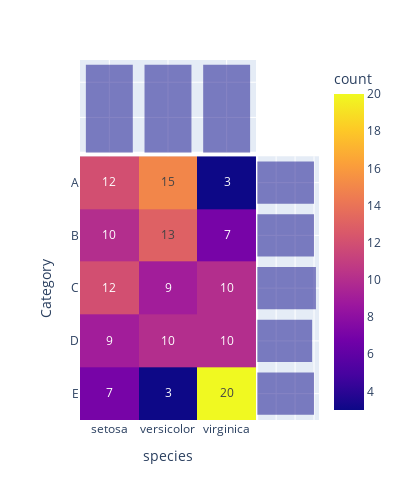

Notebook code for this chart:
### Code cell
# 使用 plotly.express.density_heatmap() 跳过计算直接绘制类似图像， 默认绘制频数
# 绘制二维直方热图 + 边缘直方图，计数
fig = px.density_heatmap(df, x = 'species', y = 'Category',
                         category_orders={"Category": ["A", "B", "C", "D", "E"]},
                         marginal_x="histogram", marginal_y="histogram",
                         text_auto = True, width = 400, height = 500)
fig.show()
# 绘制二维直方热图 + 边缘直方图，概率
fig = px.density_heatmap(df, x = 'species', y = 'Category',
                         category_orders={"Category": ["A", "B", "C", "D", "E"]},
                         marginal_x="histogram", marginal_y="histogram", histnorm = 'probability', # 参数 histnorm='probability'指定直方图的标准化方法
                         text_auto='.3f', width = 400, height = 500)
fig.show()

### Figure 1 — Plotly figure (JSON) as saved in the notebook; plotly's stock layout.template omitted (floating-point values rounded to 4 significant figures; data arrays with more than 128 entries replaced by an {"elided": "..."} marker saying what was removed)
{"data": [{"coloraxis": "coloraxis", "hovertemplate": "species=%{x}<br>Category=%{y}<br>count=%{z}<extra></extra>", "name": "", "texttemplate": "%{z}", "x": {"elided": "150 str values"}, "xaxis": "x", "xbingroup": "x", "y": {"elided": "150 str values"}, "yaxis": "y", "ybingroup": "y", "type": "histogram2d"}, {"alignmentgroup": "True", "bingroup": "x", "hovertemplate": "species=%{x}<br>count=%{y}<extra></extra>", "legendgroup": "", "marker": {"color": "#0d0887"}, "name": "", "offsetgroup": "", "opacity": 0.5, "showlegend": false, "x": {"elided": "150 str values"}, "xaxis": "x3", "yaxis": "y3", "type": "histogram"}, {"alignmentgroup": "True", "bingroup": "y", "hovertemplate": "Category=%{y}<br>count=%{x}<extra></extra>", "legendgroup": "", "marker": {"color": "#0d0887"}, "name": "", "offsetgroup": "", "opacity": 0.5, "showlegend": false, "xaxis": "x2", "y": {"elided": "150 str values"}, "yaxis": "y2", "type": "histogram"}], "layout": {"xaxis": {"anchor": "y", "domain": [0.0, 0.7363], "title": {"text": "species"}}, "yaxis": {"anchor": "x", "domain": [0.0, 0.7326], "categoryorder": "array", "categoryarray": ["E", "D", "C", "B", "A"], "title": {"text": "Category"}}, "xaxis2": {"anchor": "y2", "domain": [0.7413, 1.0], "matches": "x2", "showticklabels": false, "showline": false, "ticks": "", "showgrid": true}, "yaxis2": {"anchor": "x2", "domain": [0.0, 0.7326], "matches": "y", "showticklabels": false, "showgrid": true}, "xaxis3": {"anchor": "y3", "domain": [0.0, 0.7363], "matches": "x", "showticklabels": false, "showgrid": true}, "yaxis3": {"anchor": "x3", "domain": [0.7426, 1.0], "matches": "y3", "categoryorder": "array", "categoryarray": ["E", "D", "C", "B", "A"], "showticklabels": false, "showline": false, "ticks": "", "showgrid": true}, "xaxis4": {"anchor": "y4", "domain": [0.7413, 1.0], "matches": "x2", "showticklabels": false, "showgrid": true, "showline": false, "ticks": ""}, "yaxis4": {"anchor": "x4", "domain": [0.7426, 1.0], "matches": "y3", "showticklabels": false, "showline": false, "ticks": "", "showgrid": true}, "coloraxis": {"colorbar": {"title": {"text": "count"}}, "colorscale": [[0.0, "#0d0887"], [0.1111, "#46039f"], [0.2222, "#7201a8"], [0.3333, "#9c179e"], [0.4444, "#bd3786"], [0.5556, "#d8576b"], [0.6667, "#ed7953"], [0.7778, "#fb9f3a"], [0.8889, "#fdca26"], [1.0, "#f0f921"]]}, "legend": {"tracegroupgap": 0}, "margin": {"t": 60}, "height": 500, "width": 400, "barmode": "overlay"}}
